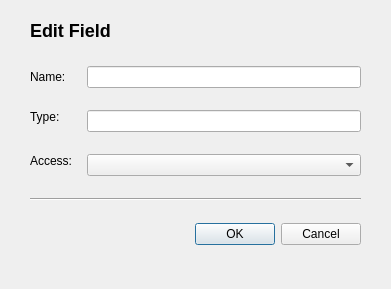
<?xml version="1.0" encoding="UTF-8"?>
<ui version="4.0">
 <class>EditFieldDialog</class>
 <widget class="QDialog" name="EditFieldDialog">
  <property name="geometry">
   <rect>
    <x>0</x>
    <y>0</y>
    <width>391</width>
    <height>289</height>
   </rect>
  </property>
  <property name="windowTitle">
   <string>Dialog</string>
  </property>
  <property name="modal">
   <bool>true</bool>
  </property>
  <widget class="QWidget" name="formLayoutWidget">
   <property name="geometry">
    <rect>
     <x>30</x>
     <y>50</y>
     <width>331</width>
     <height>211</height>
    </rect>
   </property>
   <layout class="QGridLayout" name="gridLayout">
    <property name="horizontalSpacing">
     <number>15</number>
    </property>
    <property name="verticalSpacing">
     <number>6</number>
    </property>
    <item row="0" column="0">
     <widget class="QLabel" name="label">
      <property name="text">
       <string>Name:</string>
      </property>
      <property name="margin">
       <number>2</number>
      </property>
     </widget>
    </item>
    <item row="0" column="1">
     <widget class="QLineEdit" name="nameLineEdit"/>
    </item>
    <item row="1" column="0">
     <widget class="QLabel" name="label_3">
      <property name="text">
       <string>Type:</string>
      </property>
      <property name="alignment">
       <set>Qt::AlignLeading|Qt::AlignLeft|Qt::AlignTop</set>
      </property>
      <property name="margin">
       <number>2</number>
      </property>
     </widget>
    </item>
    <item row="1" column="1">
     <widget class="QLineEdit" name="typeLineEdit"/>
    </item>
    <item row="2" column="0">
     <widget class="QLabel" name="label_4">
      <property name="text">
       <string>Access:</string>
      </property>
      <property name="alignment">
       <set>Qt::AlignLeading|Qt::AlignLeft|Qt::AlignTop</set>
      </property>
      <property name="margin">
       <number>2</number>
      </property>
     </widget>
    </item>
    <item row="2" column="1">
     <widget class="QComboBox" name="accessComboBox"/>
    </item>
    <item row="4" column="1">
     <widget class="QDialogButtonBox" name="buttonBox">
      <property name="orientation">
       <enum>Qt::Horizontal</enum>
      </property>
      <property name="standardButtons">
       <set>QDialogButtonBox::Cancel|QDialogButtonBox::Ok</set>
      </property>
     </widget>
    </item>
    <item row="3" column="0" colspan="2">
     <widget class="Line" name="line">
      <property name="orientation">
       <enum>Qt::Horizontal</enum>
      </property>
     </widget>
    </item>
   </layout>
  </widget>
  <widget class="QLabel" name="label_2">
   <property name="geometry">
    <rect>
     <x>30</x>
     <y>10</y>
     <width>191</width>
     <height>41</height>
    </rect>
   </property>
   <property name="styleSheet">
    <string notr="true">font-weight: bold;
font-size: 18px;</string>
   </property>
   <property name="text">
    <string>Edit Field</string>
   </property>
   <property name="textFormat">
    <enum>Qt::MarkdownText</enum>
   </property>
  </widget>
 </widget>
 <resources/>
 <connections>
  <connection>
   <sender>buttonBox</sender>
   <signal>accepted()</signal>
   <receiver>EditFieldDialog</receiver>
   <slot>accept()</slot>
   <hints>
    <hint type="sourcelabel">
     <x>248</x>
     <y>254</y>
    </hint>
    <hint type="destinationlabel">
     <x>157</x>
     <y>274</y>
    </hint>
   </hints>
  </connection>
  <connection>
   <sender>buttonBox</sender>
   <signal>rejected()</signal>
   <receiver>EditFieldDialog</receiver>
   <slot>reject()</slot>
   <hints>
    <hint type="sourcelabel">
     <x>316</x>
     <y>260</y>
    </hint>
    <hint type="destinationlabel">
     <x>286</x>
     <y>274</y>
    </hint>
   </hints>
  </connection>
 </connections>
</ui>
